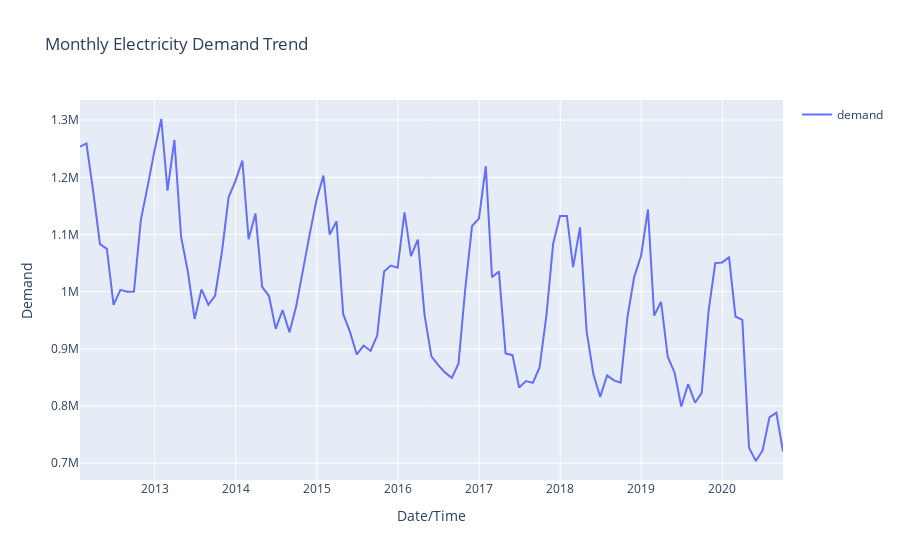
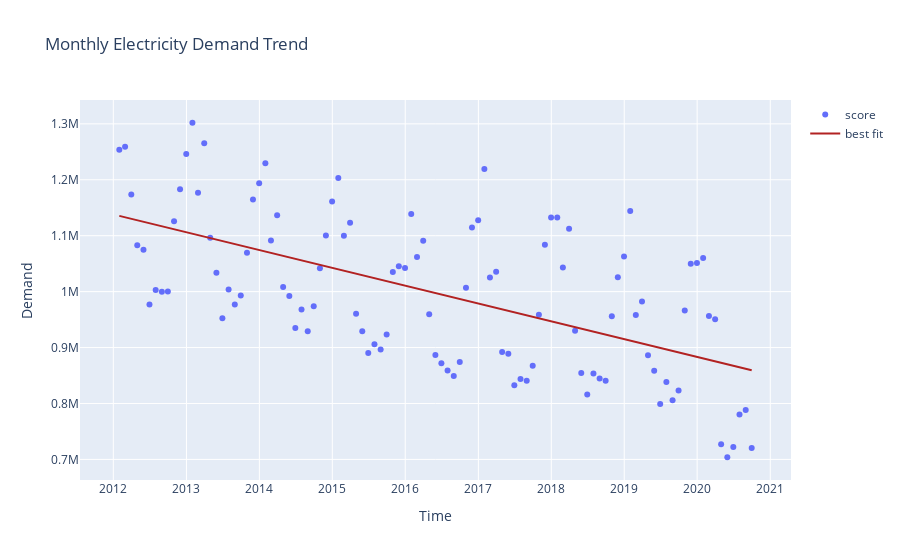

The notebook cell these images were saved under, in order:
### Markdown cell above
### Monthly Trend

### Code cell
MonthlyDemand = pd.DataFrame(EDATSDataset.demand.resample('M').sum())
label = "Monthly Electricity Demand Trend"
VisualizeTrend(MonthlyDemand.demand, label)
ScatterPlotRegLine(MonthlyDemand, label)
